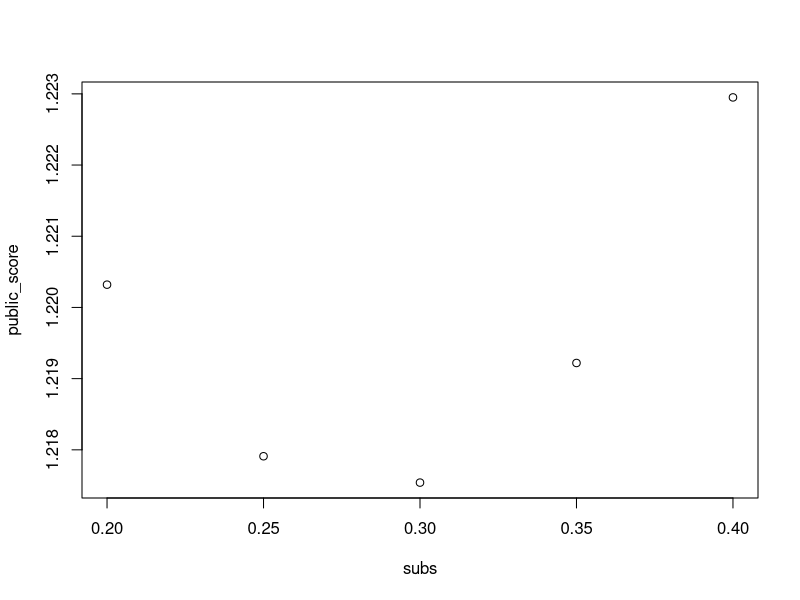

Reproduce this figure in R.
#submitted the following constant solutions and got results

subs <- c(0.2,0.25,0.3,0.35,0.4)
public_score <- c( 1.22032,1.21791, 1.21754,1.21922,1.22295)

plot(subs,public_score)

